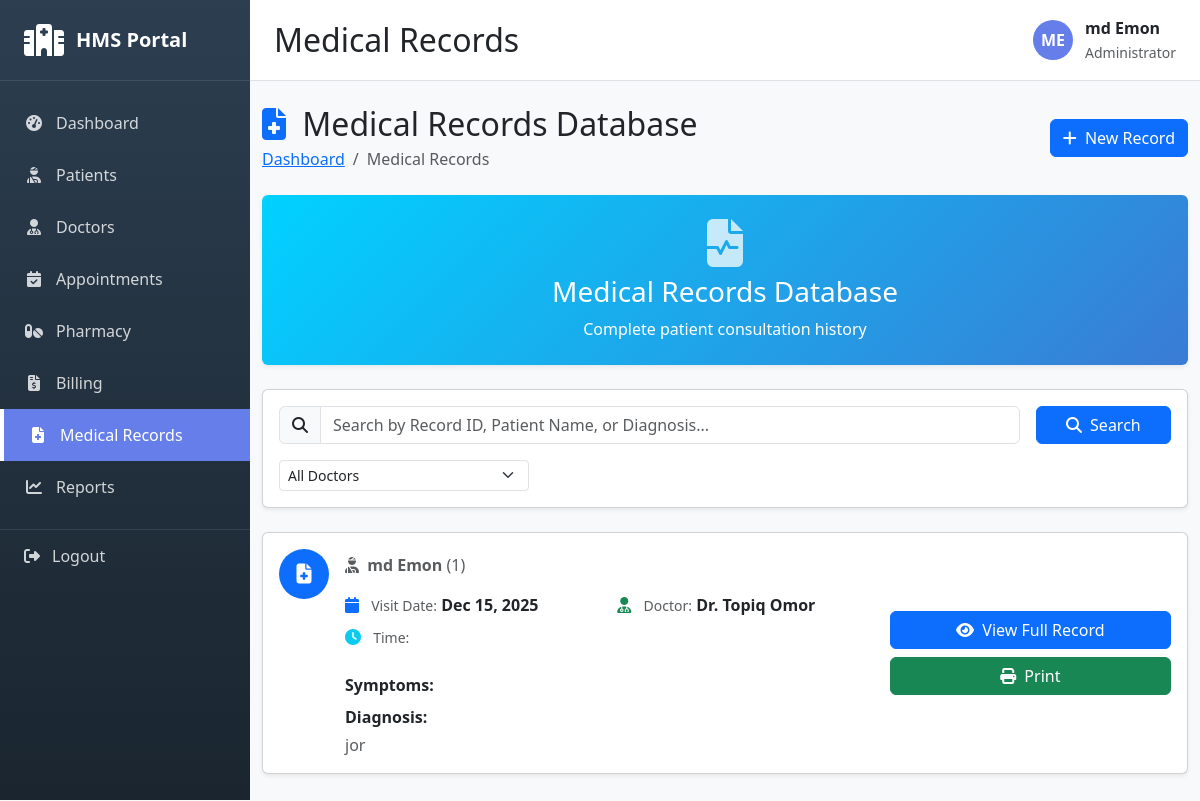
The page /medical-records/ (signed in) on the database its author committed.
### medical_records/models.py (models this page shows, shortened)
class MedicalRecord(models.Model):
    VISIT_TYPE_CHOICES = [
        ('CONSULTATION', 'Consultation'),
        ('FOLLOWUP', 'Follow-up'),
        ('EMERGENCY', 'Emergency'),
        ('ROUTINE', 'Routine Checkup'),
    ]
    patient = models.ForeignKey(Patient, on_delete=models.CASCADE, related_name='medical_records')
    doctor = models.ForeignKey(Doctor, on_delete=models.CASCADE, related_name='medical_records')
    visit_date = models.DateField()
    visit_type = models.CharField(max_length=20, choices=VISIT_TYPE_CHOICES)
    temperature = models.DecimalField(max_digits=4, decimal_places=1, null=True, blank=True)
    blood_pressure = models.CharField(max_length=20, blank=True)
    heart_rate = models.IntegerField(null=True, blank=True)
    weight = models.DecimalField(max_digits=5, decimal_places=2, null=True, blank=True)
    chief_complaint = models.TextField()
    symptoms = models.TextField(blank=True)
    diagnosis = models.TextField()
    prescription = models.TextField(blank=True)
    lab_tests = models.TextField(blank=True)
    notes = models.TextField(blank=True)
    created_at = models.DateTimeField(auto_now_add=True)
    updated_at = models.DateTimeField(auto_now=True)
    class Meta:
        ordering = ['-visit_date']

### patients/models.py (models this page shows, shortened)
class Patient(models.Model):
    GENDER_CHOICES = [
        ('M', 'Male'),
        ('F', 'Female'),
        ('O', 'Other'),
    ]
    BLOOD_GROUP_CHOICES = [
        ('A+', 'A+'),
        ('A-', 'A-'),
        ('B+', 'B+'),
        ('B-', 'B-'),
        ('O+', 'O+'),
        ('O-', 'O-'),
        ('AB+', 'AB+'),
        ('AB-', 'AB-'),
    ]
    user = models.OneToOneField(User, on_delete=models.CASCADE)
    patient_id = models.CharField(max_length=20, unique=True)
    date_of_birth = models.DateField()
    gender = models.CharField(max_length=1, choices=GENDER_CHOICES)
    blood_group = models.CharField(max_length=3, choices=BLOOD_GROUP_CHOICES)
    phone_number = models.CharField(max_length=15)
    address = models.TextField()
    emergency_contact = models.CharField(max_length=15)
    medical_history = models.TextField(blank=True)
    allergies = models.TextField(blank=True)
    created_at = models.DateTimeField(auto_now_add=True)
    updated_at = models.DateTimeField(auto_now=True)
    def get_full_name(self):
        return self.user.get_full_name()
    class Meta:
        db_table = 'patients'
        verbose_name = 'Patient'
        verbose_name_plural = 'Patients'
        ordering = ['-created_at']

### doctors/models.py (models this page shows, shortened)
class Doctor(models.Model):
    user = models.OneToOneField(User, on_delete=models.CASCADE)
    employee_id = models.CharField(max_length=20, unique=True, blank=True)
    specialization = models.CharField(max_length=100)
    qualification = models.CharField(max_length=200)
    experience_years = models.IntegerField(default=0)
    consultation_fee = models.DecimalField(max_digits=10, decimal_places=2, default=0)
    phone_number = models.CharField(max_length=15, blank=True)
    room_number = models.CharField(max_length=20, blank=True)
    available_days = models.CharField(max_length=100, blank=True)
    available_time = models.CharField(max_length=100, blank=True)
    is_available = models.BooleanField(default=True)
    created_at = models.DateTimeField(auto_now_add=True)
    updated_at = models.DateTimeField(auto_now=True)
    class Meta:
        ordering = ['-created_at']

### medical_records/views.py (the view, shortened to what this page needs)
# urls.py: path('', views.medical_record_list, name='medical_record_list'),
@login_required
def medical_record_list(request):
    records = MedicalRecord.objects.all().select_related('patient__user', 'doctor__user').order_by('-visit_date')
    search_query = request.GET.get('search', '')
    context = {
        'records': records,
        'search_query': search_query,
        'total_records': MedicalRecord.objects.count(),
    }
    return render(request, 'medical_records/medical_record_list.html', context)

### templates/medical_records/medical_record_list.html (shortened to what this page needs)
{% extends 'base.html' %}
{% block page_title %}Medical Records{% endblock %}
{% block content %}
<div class="container-fluid py-4">
    <div class="d-flex justify-content-between align-items-center mb-4">
        <div>
            <h2 class="mb-1">
                <i class="fas fa-file-medical text-primary me-2"></i>
                Medical Records Database
            </h2>
            <nav aria-label="breadcrumb">
                <ol class="breadcrumb mb-0">
                    <li class="breadcrumb-item"><a href="{% url 'dashboard' %}">Dashboard</a></li>
                    <li class="breadcrumb-item active">Medical Records</li>
                </ol>
            </nav>
        </div>
        <div>
            <a href="{% url 'medical_records:medical_record_create' %}" class="btn btn-primary">
                <i class="fas fa-plus me-1"></i> New Record
            </a>
        </div>
    </div>
    <div class="card mb-4 border-0 shadow-sm" style="background: linear-gradient(135deg, #00d2ff 0%, #3a7bd5 100%);">
        <div class="card-body text-white text-center py-4">
            <i class="fas fa-file-medical-alt fa-3x mb-2 opacity-75"></i>
            <h3 class="mb-2">Medical Records Database</h3>
            <p class="mb-0">Complete patient consultation history</p>
        </div>
    </div>
    <div class="card shadow-sm mb-4">
        <div class="card-body">
            <form method="get" class="row g-3">
                <div class="col-md-10">
                    <div class="input-group">
                        <span class="input-group-text">
                            <i class="fas fa-search"></i>
                        </span>
                        <input type="text"
                               name="search"
                               class="form-control"
                               placeholder="Search by Record ID, Patient Name, or Diagnosis..."
                               value="{{ search_query }}">
                    </div>
                </div>
                <div class="col-md-2">
                    <button type="submit" class="btn btn-primary w-100">
                        <i class="fas fa-search me-1"></i> Search
                    </button>
                </div>
            </form>
            <div class="mt-3">
                <select class="form-select form-select-sm" style="max-width: 250px;" onchange="if(this.value) window.location.href='?doctor=' + this.value">
                    <option value="">All Doctors</option>
                </select>
            </div>
        </div>
    </div>
    {% if records %}
        <div class="row">
            {% for record in records %}
            <div class="col-12 mb-3">
                <div class="card shadow-sm">
                    <div class="card-body">
                        <div class="row align-items-center">
                            <div class="col-md-8">
                                <div class="d-flex align-items-start">
                                    <div class="bg-primary text-white rounded-circle d-flex align-items-center justify-content-center me-3"
                                         style="width: 50px; height: 50px; font-size: 20px;">
                                        <i class="fas fa-file-medical"></i>
                                    </div>
                                    <div class="flex-grow-1">
                                        <div class="d-flex justify-content-between align-items-start mb-2">
                                            <div>
                                                <p class="text-muted mb-0">
                                                    <i class="fas fa-user-injured me-1"></i>
                                                    <strong>{{ record.patient.get_full_name }}</strong>
                                                    ({{ record.patient.patient_id }})
                                                </p>
                                            </div>
                                        </div>
                                        <div class="row mt-3">
                                            <div class="col-md-6">
                                                <p class="mb-2">
                                                    <i class="fas fa-calendar text-primary me-2"></i>
                                                    <small class="text-muted">Visit Date:</small>
                                                    <strong>{{ record.visit_date|date:"M d, Y" }}</strong>
                                                </p>
                                                <p class="mb-2">
                                                    <i class="fas fa-clock text-info me-2"></i>
                                                    <small class="text-muted">Time:</small>
                                                </p>
                                            </div>
                                            <div class="col-md-6">
                                                <p class="mb-2">
                                                    <i class="fas fa-user-md text-success me-2"></i>
                                                    <small class="text-muted">Doctor:</small>
                                                    <strong>Dr. {{ record.doctor.user.get_full_name }}</strong>
                                                </p>
                                            </div>
                                        </div>
                                        <div class="mt-3">
                                            <p class="mb-1"><strong>Symptoms:</strong></p>
                                            <p class="mb-1"><strong>Diagnosis:</strong></p>
                                            <p class="text-muted mb-0">{{ record.diagnosis }}</p>
                                        </div>
                                    </div>
                                </div>
                            </div>
                            <div class="col-md-4 text-end">
                                <div class="d-flex flex-column gap-2">
                                    <a href="{% url 'medical_records:medical_record_detail' record.pk %}"
                                       class="btn btn-primary">
                                        <i class="fas fa-eye me-1"></i> View Full Record
                                    </a>
                                    <button class="btn btn-success" onclick="window.print()">
                                        <i class="fas fa-print me-1"></i> Print
                                    </button>
                                </div>
                            </div>
                        </div>
                    </div>
                </div>
            </div>
            {% endfor %}
        </div>
    {% endif %}
</div>
{% endblock %}

### templates/base.html (shortened to what this page needs)
<!DOCTYPE html>
<html lang="en">
<head>
    <link href="https://cdnjs.cloudflare.com/ajax/libs/bootstrap/5.3.2/css/bootstrap.min.css" rel="stylesheet">
    <link href="https://cdnjs.cloudflare.com/ajax/libs/font-awesome/6.4.0/css/all.min.css" rel="stylesheet">
</head>
<body>
    <div class="sidebar">
        <div class="sidebar-brand">
            <i class="fas fa-hospital"></i>
            <h4>HMS Portal</h4>
        </div>
        <div class="sidebar-menu">
            <a href="{% url 'dashboard' %}" class="{% if request.path == '/' %}active{% endif %}">
                <i class="fas fa-tachometer-alt"></i>
                <span>Dashboard</span>
            </a>
            <a href="{% url 'patients:patient_list' %}" class="{% if 'patients' in request.path %}active{% endif %}">
                <i class="fas fa-user-injured"></i>
                <span>Patients</span>
            </a>
            <a href="{% url 'doctors:doctor_list' %}" class="{% if 'doctors' in request.path %}active{% endif %}">
                <i class="fas fa-user-md"></i>
                <span>Doctors</span>
            </a>
            <a href="{% url 'appointments:appointment_list' %}" class="{% if 'appointments' in request.path %}active{% endif %}">
                <i class="fas fa-calendar-check"></i>
                <span>Appointments</span>
            </a>
            <a href="{% url 'pharmacy:medicine_list' %}" class="{% if 'pharmacy' in request.path %}active{% endif %}">
                <i class="fas fa-pills"></i>
                <span>Pharmacy</span>
            </a>
            <a href="{% url 'billing:bill_list' %}" class="{% if 'billing' in request.path %}active{% endif %}">
                <i class="fas fa-file-invoice-dollar"></i>
                <span>Billing</span>
            </a>
            <a href="{% url 'medical_records:medical_record_list' %}" class="{% if 'medical-records' in request.path %}active{% endif %}">
                <i class="fas fa-file-medical"></i>
                <span>Medical Records</span>
            </a>
            <a href="{% url 'reports:reports_home' %}" class="{% if 'reports' in request.path %}active{% endif %}">
                <i class="fas fa-chart-line"></i>
                <span>Reports</span>
            </a>
        </div>
        <a href="{% url 'accounts:logout' %}" class="logout-btn">
            <i class="fas fa-sign-out-alt"></i>
            <span>Logout</span>
        </a>
    </div>
    <div class="main-content">
        <div class="topbar d-flex justify-content-between align-items-center">
            <h2 class="mb-0">{% block page_title %}Dashboard{% endblock %}</h2>
            <div class="user-info">
                <div class="user-avatar">
                    {{ user.first_name.0|upper }}{{ user.last_name.0|upper }}
                </div>
                <div>
                    <div class="fw-bold">{{ user.get_full_name }}</div>
                    <small class="text-muted">Administrator</small>
                </div>
            </div>
        </div>
        <div class="content-wrapper">
            {% block content %}{% endblock %}
        </div>
    </div>
</body>
</html>

### templates/base.html (style rules this page uses)
:root { --sidebar-bg: #2c3e50; --primary-color: #667eea; --sidebar-width: 250px; }
body { font-family: 'Segoe UI', Tahoma, Geneva, Verdana, sans-serif; background-color: #f8f9fa; }
.sidebar { position: fixed; top: 0; left: 0; height: 100vh; width: var(--sidebar-width); background: linear-gradient(180deg, #2c3e50 0%, #1a252f 100%); color: white; overflow-y: auto; z-index: 1000; transition: all 0.3s; }
.sidebar-brand { padding: 1.5rem; border-bottom: 1px solid rgba(255,255,255,0.1); display: flex; align-items: center; gap: 0.75rem; }
.sidebar-brand i { font-size: 2rem; }
.sidebar-brand h4 { margin: 0; font-size: 1.25rem; font-weight: bold; }
.sidebar-menu { padding: 1rem 0; }
.sidebar-menu a { display: flex; align-items: center; padding: 0.875rem 1.5rem; color: rgba(255,255,255,0.8); text-decoration: none; transition: all 0.3s; }
.sidebar-menu a.active { background-color: var(--primary-color); color: white; border-left: 4px solid white; }
.sidebar-menu a i { margin-right: 0.75rem; width: 20px; text-align: center; }
.main-content { margin-left: var(--sidebar-width); min-height: 100vh; }
.topbar { background-color: white; padding: 1rem 1.5rem; border-bottom: 1px solid #dee2e6; position: sticky; top: 0; z-index: 999; }
.user-info { display: flex; align-items: center; gap: 0.75rem; }
.user-avatar { width: 40px; height: 40px; border-radius: 50%; background: var(--primary-color); color: white; display: flex; align-items: center; justify-content: center; font-weight: bold; }
.logout-btn { padding: 0.875rem 1.5rem; color: rgba(255,255,255,0.8); text-decoration: none; display: flex; align-items: center; transition: all 0.3s; border-top: 1px solid rgba(255,255,255,0.1); margin-top: auto; }
.logout-btn i { margin-right: 0.75rem; }

### rows shown on the page
MedicalRecord: patient.get_full_name "md Emon", patient.patient_id "1", visit_date "Dec 15, 2025", doctor.user.get_full_name "Topiq Omor", diagnosis "jor"

### other values the page prints
{{ user.first_name.0|upper }} "M"
{{ user.last_name.0|upper }} "E"
{{ user.get_full_name }} "md Emon"
